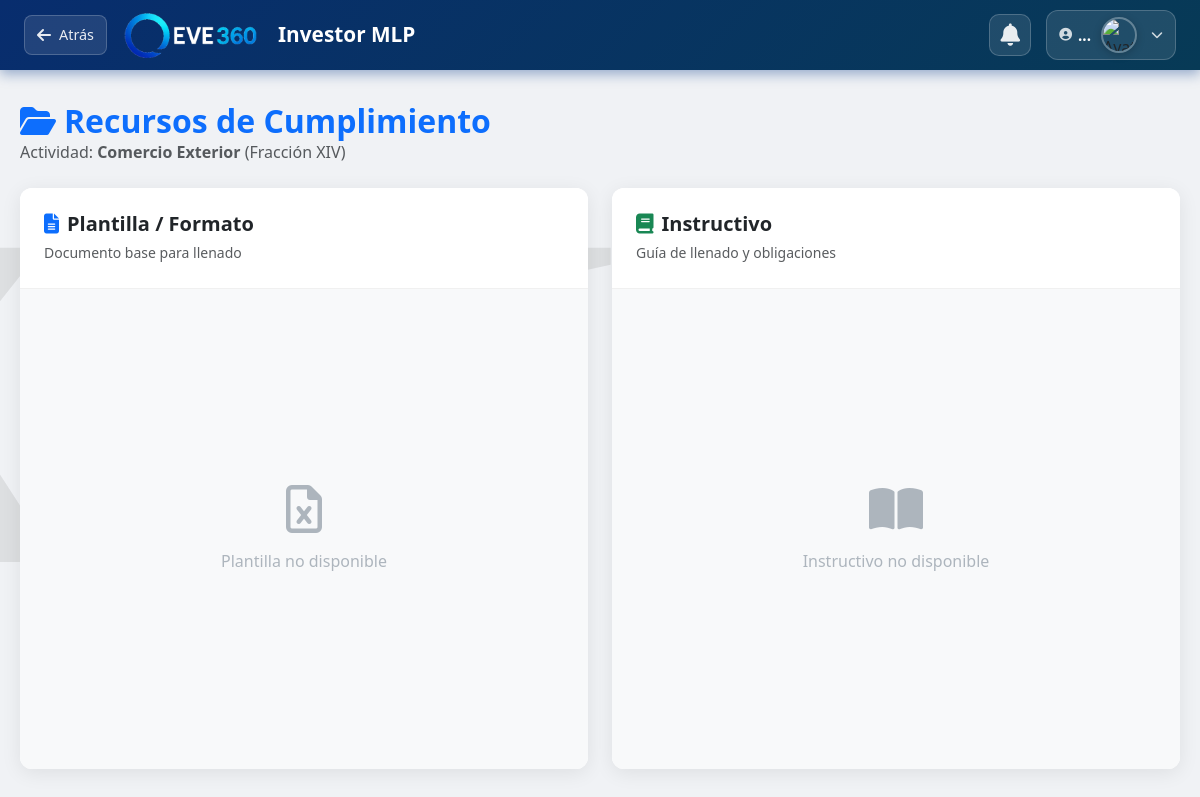
The page /instructivos.php on the database its author committed.
### tables this page shows
CREATE TABLE `config_empresa` (
  `id_config` int NOT NULL DEFAULT '1',
  `nombre_empresa` varchar(255) DEFAULT 'Investor MLP',
  `id_tipo_empresa` int DEFAULT '1',
  `logo_url` varchar(255) DEFAULT 'assets/img/logo_default.png',
  `color_primario` varchar(7) DEFAULT '#0d6efd',
  `max_usuarios` int DEFAULT '5',
  `max_busquedas_api` int DEFAULT '300',
  `id_vulnerable` int DEFAULT '0',
  `estatus_patron_pld` varchar(50) DEFAULT NULL COMMENT 'Estatus en el padrón PLD (vigente, baja, suspendido)',
  `fecha_revalidacion_patron` date DEFAULT NULL COMMENT 'Fecha de última revalidación del padrón',
  `folio_patron_pld` varchar(100) DEFAULT NULL COMMENT 'Folio de registro en el padrón PLD del SAT',
  `no_habilitado_pld` tinyint(1) DEFAULT '0' COMMENT 'Flag: 1 = NO habilitado, 0 = habilitado',
  `incumplimiento_pld` tinyint(1) DEFAULT '0' COMMENT 'Flag: 1 = Incumplimiento PLD (VAL-PLD-012)',
  `aviso_requerido` tinyint(1) DEFAULT '0' COMMENT 'Flag: 1 = Aviso requerido (VAL-PLD-008, VAL-PLD-009)',
  `aviso_24h` tinyint(1) DEFAULT '0' COMMENT 'Flag: 1 = Aviso 24H pendiente (VAL-PLD-010, VAL-PLD-011)',
  `operacion_rechazada_pld` tinyint(1) DEFAULT '0' COMMENT 'Flag: 1 = Operación rechazada',
  `restriccion_efectivo` tinyint(1) DEFAULT '0' COMMENT 'Flag: 1 = Restricción por pago en efectivo',
  `riesgo_sancion_administrativa` tinyint(1) DEFAULT '0' COMMENT 'Flag: 1 = Riesgo sancionable',
  `fracciones_activas` json DEFAULT NULL COMMENT 'Fracciones activas registradas en el padrón',
  `umbral_acumulacion_uma` decimal(10,2) DEFAULT '1000.00' COMMENT 'Umbral de acumulación en UMAs (VAL-PLD-009)',
  `umbral_aviso_uma` decimal(12,2) DEFAULT NULL COMMENT 'UMA aviso (fallback global)',
  PRIMARY KEY (`id_config`),
  KEY `fk_config_tipo_empresa` (`id_tipo_empresa`),
  KEY `idx_config_empresa_pld_habilitado` (`no_habilitado_pld`,`estatus_patron_pld`),
  CONSTRAINT `fk_config_tipo_empresa` FOREIGN KEY (`id_tipo_empresa`) REFERENCES `cat_tipo_empresa` (`id_tipo_empresa`)
);

CREATE TABLE `cat_vulnerables` (
  `id_vulnerable` int NOT NULL AUTO_INCREMENT,
  `nombre` varchar(255) DEFAULT NULL,
  `fraccion` varchar(45) DEFAULT NULL,
  `ruta_template` varchar(255) DEFAULT NULL,
  `ruta_instructivo` varchar(45) DEFAULT NULL,
  `umbral_acumulacion_uma` decimal(10,2) DEFAULT NULL COMMENT 'Umbral de acumulación específico para esta fracción',
  `umbral_aviso_uma` decimal(12,2) DEFAULT NULL COMMENT 'UMA para aviso individual (ej. 3210 Fracción XIII)',
  `umbral_expediente_uma` decimal(12,2) DEFAULT NULL COMMENT 'UMA desde la cual se exige expediente (ej. 1605 Fracción XIII)',
  PRIMARY KEY (`id_vulnerable`)
);

### instructivos.php (the view, shortened to what this page needs)
<?php
include 'templates/header.php';
?>
</head>
<body>
<?php
$is_sub_page = true;
include 'templates/top_bar.php';
?>
<?php
$id_vulnerable = 0;
try {
    $stmtConfig = $pdo->query("SELECT id_vulnerable FROM config_empresa WHERE id_config = 1");
    $config = $stmtConfig->fetch(PDO::FETCH_ASSOC);
    $id_vulnerable = $config['id_vulnerable'] ?? 0;
} catch (Exception $e) {
}
$activity = null;
if ($id_vulnerable > 0) {
    try {
        $stmtVuln = $pdo->prepare("SELECT nombre, ruta_template, ruta_instructivo, fraccion FROM cat_vulnerables WHERE id_vulnerable = ?");
        $stmtVuln->execute([$id_vulnerable]);
        $activity = $stmtVuln->fetch(PDO::FETCH_ASSOC);
    } catch (Exception $e) {
        $error = $e->getMessage();
    }
}
?>
<?php if ($activity && !empty($activity['fraccion'])): ?>
    <div class="watermark"><?= htmlspecialchars($activity['fraccion']) ?></div>
<?php endif; ?>
<div class="instruction-container">
    <div class="d-flex justify-content-between align-items-center mb-4">
        <div>
            <h2 class="fw-bold text-primary mb-0"><i class="fa-solid fa-folder-open me-2"></i>Recursos de Cumplimiento</h2>
            <?php if ($activity): ?>
                <p class="text-muted mb-0">
                    Actividad: <strong><?= htmlspecialchars($activity['nombre']) ?></strong>
                    (Fracción <?= htmlspecialchars($activity['fraccion']) ?>)
                </p>
            <?php endif; ?>
        </div>
        </div>
    <?php if ($id_vulnerable == 0): ?>
        <div class="card p-5 text-center shadow-sm border-0">
            <div class="mb-3"><i class="fa-solid fa-ban fa-4x text-secondary opacity-50"></i></div>
            <h3>No aplica</h3>
            <p class="text-muted">La empresa no está configurada como Actividad Vulnerable.</p>
        </div>
    <?php elseif ($activity): ?>
        <div class="row g-4">
            <div class="col-xl-6">
                <div class="file-card">
                    <div class="file-header">
                        <div>
                            <h5 class="fw-bold mb-1"><i class="fa-solid fa-file-lines me-2 text-primary"></i>Plantilla / Formato</h5>
                            <small class="text-muted">Documento base para llenado</small>
                        </div>
                    </div>
                    <?php if (!empty($activity['ruta_template']) && file_exists($activity['ruta_template'])): ?>
                        <embed src="<?= htmlspecialchars($activity['ruta_template']) ?>" type="application/pdf" class="pdf-viewer">
                    <?php else: ?>
                        <div class="empty-placeholder">
                            <i class="fa-regular fa-file-excel fa-3x mb-3"></i>
                            <span>Plantilla no disponible</span>
                        </div>
                    <?php endif; ?>
                </div>
            </div>
            <div class="col-xl-6">
                <div class="file-card">
                    <div class="file-header">
                        <div>
                            <h5 class="fw-bold mb-1"><i class="fa-solid fa-book me-2 text-success"></i>Instructivo</h5>
                            <small class="text-muted">Guía de llenado y obligaciones</small>
                        </div>
                    </div>
                    <?php if (!empty($activity['ruta_instructivo']) && file_exists($activity['ruta_instructivo'])): ?>
                        <embed src="<?= htmlspecialchars($activity['ruta_instructivo']) ?>" type="application/pdf" class="pdf-viewer">
                    <?php else: ?>
                        <div class="empty-placeholder">
                            <i class="fa-solid fa-book-open fa-3x mb-3"></i>
                            <span>Instructivo no disponible</span>
                        </div>
                    <?php endif; ?>
                </div>
            </div>
        </div>
    <?php else: ?>
        <div class="alert alert-danger">Error al cargar la información de la actividad.</div>
    <?php endif; ?>
</div>
<?php include 'templates/footer.php'; ?>

### templates/top_bar.php (shortened to what this page needs)
<div class="top-banner">
    <div class="top-bar-left">
        <?php if (isset($is_sub_page)):  ?>
            <a href="#" onclick="history.back(); return false;" class="back-button">
                <i class="fa-solid fa-arrow-left"></i>
                <span>Atrás</span>
            </a>
        <?php endif; ?>
        <a class="navbar-brand fw-bold d-flex align-items-center" href="index.php">
            <img src="<?= htmlspecialchars($appConfig['logo_url']) ?>"
                    alt="Logo"
                    height="45"
                    class="d-inline-block align-text-top"
                    style="object-fit: contain;">
            <span class="ms-2 d-none d-sm-inline">
                <?= htmlspecialchars($appConfig['nombre_empresa']) ?>
            </span>
        </a>
    </div>
    <div class="user-actions">
        <div class="notif-icon" title="Notificaciones">
            <i class="fa-solid fa-bell"></i>
        </div>
        <div class="dropdown">
            <div class="user-profile" data-bs-toggle="dropdown" title="Mi Perfil">
                <span class="user-name" id="navUserName">
                    <i class="fa-solid fa-user-circle"></i>
                    <span class="d-none d-md-inline">...</span>
                </span>
                <img src="" id="navUserAvatar" class="user-avatar" alt="Avatar">
                <i class="fa-solid fa-chevron-down ms-1" style="font-size: 0.75rem; color: rgba(255,255,255,0.8);"></i>
            </div>
        </div>
    </div>
</div>

### instructivos.php (style rules this page uses)
.watermark { position: fixed; top: 50%; left: 0; transform: translate(-30%, -50%); font-size: 40vw; font-weight: bold; color: rgba(0, 0, 0, 0.08); z-index: 0; pointer-events: none; font-family: 'Times New Roman', serif; user-select: none; line-height: 1; white-space: nowrap; }
.instruction-container { max-width: 1400px; margin: 2rem auto; padding: 0 20px; position: relative; z-index: 10; }
.file-card { border: none; box-shadow: 0 4px 20px rgba(0,0,0,0.08); border-radius: 12px; overflow: hidden; background: white; height: 100%; display: flex; flex-direction: column; }
.file-header { background-color: #fff; padding: 1.5rem; border-bottom: 1px solid #f0f0f0; display: flex; justify-content: space-between; align-items: center; }
.empty-placeholder { height: 60vh; display: flex; flex-direction: column; justify-content: center; align-items: center; background-color: #f8f9fa; color: #adb5bd; flex-grow: 1; }

### rows shown on the page
config_empresa: logo_url (picture)
cat_vulnerables: nombre "Comercio Exterior", fraccion "XIV"

### other values the page prints
$appConfig['nombre_empresa'] "Investor MLP"
